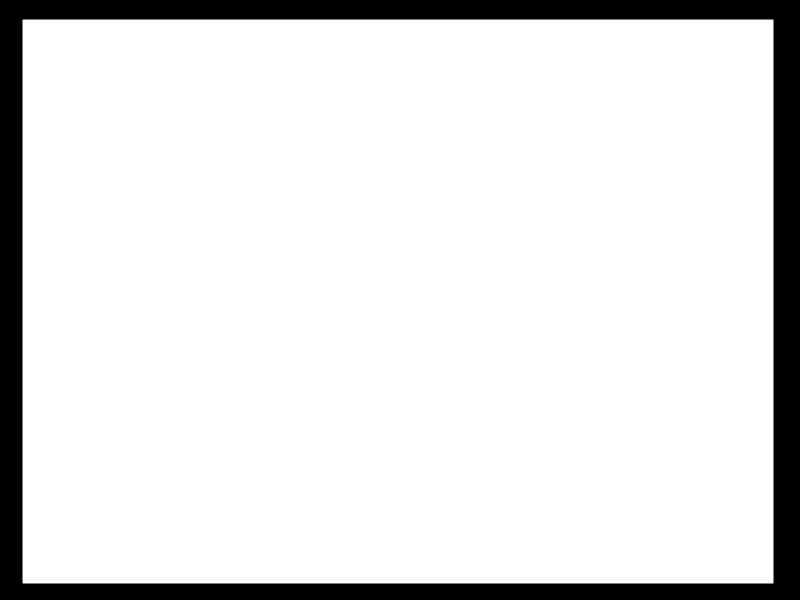
#> input picture testrom.png, 800 x 600 px
$ jupyter execute --allow-errors testing.ipynb   (shell and % lines are left out)
#> lines starting #> are read from the running program, lines starting #| are printed output that depends on the picture
### wifi_matrix.py
#!/usr/bin/env python3
# from math import floor
from dask import delayed, compute
import numpy as np
import matplotlib.image
import matplotlib.pyplot as plt
import scipy.sparse
import scipy.sparse.linalg
from scipy.sparse import save_npz, load_npz
from itertools import zip_longest
import time
import os

c = 1


# [20 lines left out: functions subdivide_image, downsize_image, not called in this run]


def parse_image(filename, n_air, n_concrete):
    """
    Imports a greyscale png image, and determines where the walls are from the greyscale value.
    Assuming concrete walls.
    """
    read_img = matplotlib.image.imread(filename)

    if len(np.shape(read_img)) > 2:  # In case image is not grayscale.
        read_img = read_img[:, :, 0]

    read_img = read_img.astype(np.complex64)
    read_img[read_img >= 0.9] = n_air
    read_img[read_img < 0.9] = n_concrete
    return read_img


# [27 lines left out: functions parse_image_file, pad_image, not called in this run]


def generate_lu(floor, *args):
    return scipy.sparse.linalg.splu(generate_A(floor, *args))


def generate_A(floor, k=2 * np.pi / 0.06, dx=0.01, dy=0.01):
    """
    Assumes floor is an array of complex refractive indexes.
    Returns A as a sparse csc matrix.
    """
    nx, ny = np.shape(floor)
    diag = np.zeros(nx * ny, dtype=np.complex64)
    for i in range(nx):
        for j in range(ny):
            diag[ny * i + j] = (
                -2 / dx ** 2 - 2 / dy ** 2 + np.square(k) / (c ** 2 * floor[i, j])
            )

    A = scipy.sparse.diags(
        [1 / dy ** 2, 1 / dx ** 2, diag, 1 / dx ** 2, 1 / dy ** 2],
        [-ny, -1, 0, 1, ny],
        shape=(nx * ny, nx * ny),
        format="lil",
        dtype=np.complex64,
    )

    for m in range(1, nx):
        j = m * (ny)
        i = j - 1
        A[i, j], A[j, i] = 0, 0

    return A.tocsc()


# [45 lines left out: functions generate_A_higher_order, lu_solve, not called in this run]


def solve_system(lu, x, y, img):
    """
    Solves the system Ax = b given the LU decomposition of A.
    x and y are lists of coordinates for positions of source term.
    Returns an array of solutions, where [i] is solution for source coordinates [x[i], y[i]]
    """
    nx, ny = img.shape
    b = np.zeros((nx * ny, len(x) * len(y)), dtype=np.complex64)
    for i, (xi, yi) in enumerate([(i, j) for i in x for j in y]):
        # print(b.shape, ny, nx, xi, yi)
        b[
            ny * xi + yi, i
        ] = 1e3  # Place a singular source term in b. Not sure what value it should be.

    sol = []
    for i in range(np.size(b, 1)):
        new = delayed(lu_solve)(lu, b[:, i])
        sol.append(new)
    sol = compute(*sol)

    return sol


# [8 lines left out: function solve_single_system, not called in this run]


def plot_solution(x, img, n_concrete):
    """
     Reshapes x to 2D and plots the result.
     lower and upper set the color scaling.
    """
    nx, ny = img.shape
    x = x.reshape(nx, ny)
    x = 10 * np.log10(np.absolute(x) ** 2)  # Need a reference value for dB scale?
    x = np.ma.array(
        x, mask=img == n_concrete
    )  # Masks walls so the field is not plotted there. Optional.
    plt.figure(figsize=(ny / 100, nx / 100))
    plt.gca().patch.set_color("0.0")
    plt.contourf(
        x,
        80,
        corner_mask=False,
        cmap="jet",
        origin="lower",
        vmin=-50,
        vmax=-28,
        extend="both",
    )
    # plt.show()


# [68 lines left out: functions basic_lu, get_known_solution, plot_single_solution, not called in this run]


# [47 lines that do not run on import are left out]

### score.py
import numpy as np
from numba import jit
from dask.array import ma


def create_gaussian(N=1000, sigma=1.0, mu=0):
    """
    Kun for testing
    """
    x, y = np.meshgrid(np.linspace(-1, 1, N), np.linspace(-1, 1, N))
    d = np.sqrt(x * x + y * y)
    return (
        1.0
        / (sigma * np.sqrt(2 * np.pi))
        * np.exp(-((d - mu) ** 2 / (2.0 * sigma ** 2)))
    )


# [43 lines left out: functions basic_score, step_score, weighted_score, not called in this run]

### testing.ipynb
[cell 1]
import cv2
import matplotlib.pyplot as plt
path = "testrom.png"

[cell 2]
pic = cv2.imread(path, 0)
#> pic is the input picture: shape (600, 800); min 0, max 255, mean 225

[cell 3]
pic = (pic - 255) % 255

[cell 4]
plt.imshow(pic)

[cell 5]
import numpy as np

[cell 6]
A = np.array([[0, 1,0], [1, 4,1],[0,1,0]])
b = np.array([[0, 0], [0, 0]])

[cell 7]
import scipy

[cell 8]
arr = np.ones((1000,1000))

[cell 9]
lap = [[0.25, 0.5, 0.25],[0.5,-3,0.5],[0.25,0.5,0.25]]

[cell 10]
from scipy import signal

[cell 11]
test_conv = signal.convolve(arr, lap)

[cell 12]
test_conv.shape

[cell 13]
B = np.ones_like(test_conv)

[cell 14]
B[623:633, 193:203] = 100

[cell 15]
sol = np.linalg.solve(test_conv, B)

[cell 16]
plt.imshow(B)
plt.colorbar()
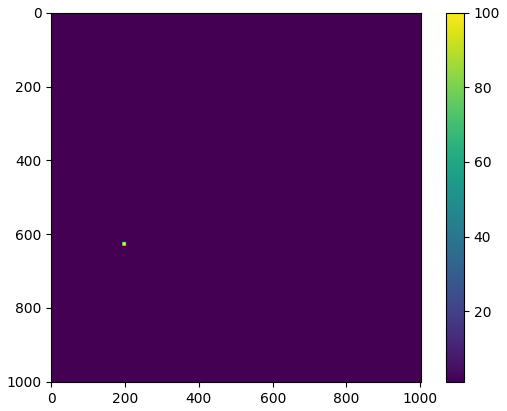
#> figure drawn by matplotlib, 2 panels

[cell 17]
# fig = plt.figure(figsize=(16, 16))
# p = plt.imshow(test_conv)

[cell 18]
plt.imshow(np.abs(sol))
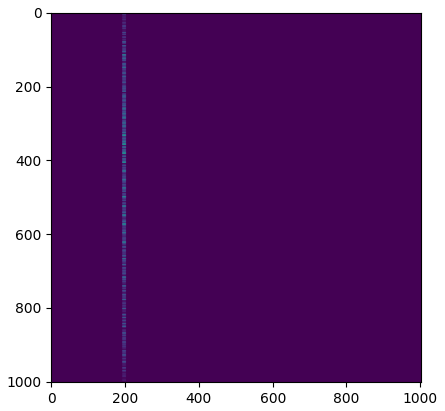
#> figure drawn by matplotlib, 1 panel

[cell 19]
np.abs(sol)

[cell 20]
b.shape

# Teste scorefunksjoner

[cell 21]
from score import *

[cell 22]
N = 4000
g = create_gaussian(N)
m = np.mean(g)

[cell 23]
p = (np.random.randint(0,N-1), np.random.randint(0,N-1))

#> (a cell that did not finish here is left out)

[cell 25]
g.shape

[cell 26]
g[g>m].shape

[cell 27]
plt.imshow(np.where(g>m,g,0))
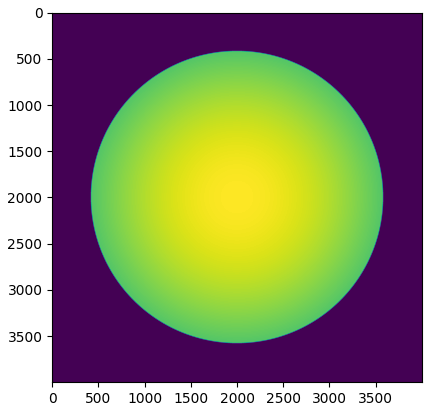
#> figure drawn by matplotlib, 1 panel

[cell 28]
#scipy.sparse.linalg.spsolve

### Implementer søkefunksjon

[cell 29]
np.sqrt((9,9)).astype(int)

[cell 30]
def create_b(x,dims):
    b=np.zeros(dims[0])
    b[int(x)] = 1
    return b
def find_optimal_placement(A):
    N = A.shape[0]
#     print(N)
    init_position = np.random.randint(0,N)
    print("init position:\t",init_position)
    optimal = scipy.optimize.minimize(score_func, init_position, args=(A))
    return optimal

def score_func(x0, *A):
#     print("x0:\t",x0)
    b = create_b(x0, dims = A[0].shape) # En funksjon som lager b-vektoren
#     print("b:\t",b)
    x = scipy.sparse.linalg.spsolve(A[0], b).reshape(np.sqrt(A[0].shape).astype(int))
#     print("x:\t",x)
    return -1.*basic_score(x)

[cell 31]
m = 100
p = np.random.randint(0,m**2)
A = scipy.sparse.diags([1,1,2,5],offsets=[0,-1,1,3],shape=(m**2,m**2))
b = create_b(p,A.shape)

## test solve parallell
---

[cell 32]
from wifi_matrix import *
from score import *

[cell 33]
# Constants
wavelength = 0.06     # Wavelength of WiFi in meters: 0.12 for 2.5GHz; 0.06 for 5GHz.
k = 2*np.pi/wavelength
n_air = 1
n_concrete = 2.16 - 0.021j     # Should depend on wavenumber.

# Image and grid
img = parse_image('plan-1k.png', n_air, n_concrete)
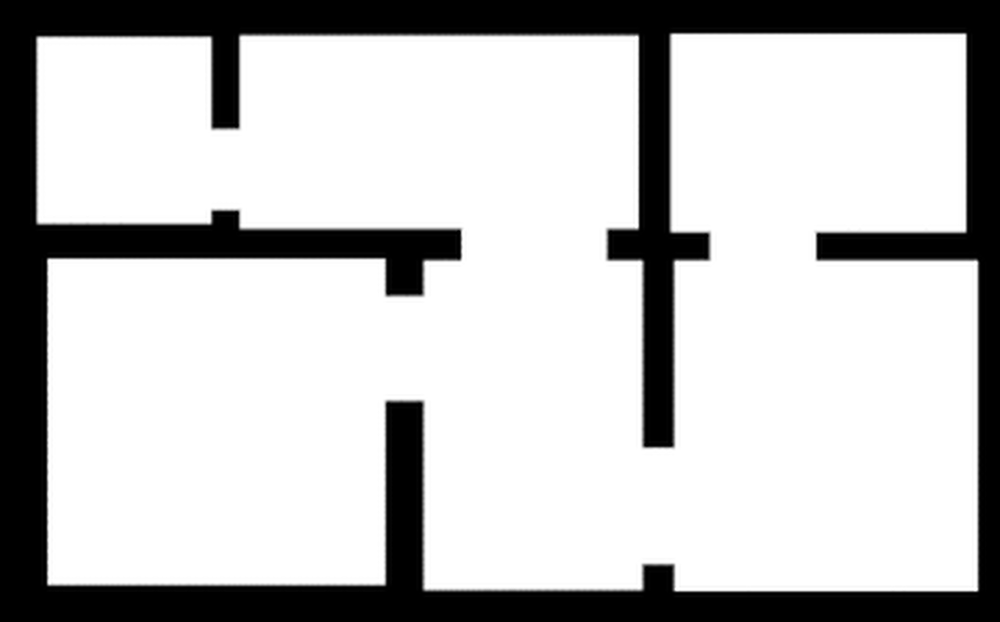
#> input picture plan-1k.png, 1000 x 622 px
#> in parse_image, read_img is the input picture: shape (622, 1000) float32; min 0, max 1, mean 0.756
print("Image size: ", np.shape(img))
#| Image size:  (622, 1000)
#L = 10
nx, ny = np.shape(img)
#> nx = 622; ny = 1000
dx = 0.01
dy = dx
print("Each pixel is ", round(dx*100, 2), "cm, or ", round(100*dx/wavelength,2), "% of the wavelength.", sep = "")

# Generate matrix A and the LU decomposition. It is unique for a given floorplan, stepsize, and frequency.
tic = time.time()
A = generate_A(img, k, dx, dy)
LU = scipy.sparse.linalg.splu(A)
toc = time.time()
print("A and LU decomposition time: ", round(toc - tic, 3))

[cell 34]
# Coordinates for placement of WiFi source. These are passed to the solver.
x_coord = np.linspace(50,ny-50, 30, dtype=int)#
#> x_coord = 30 values from 50 to 950
y_coord = np.linspace(50,nx-50, 30, dtype=int)
#> y_coord = 30 values from 50 to 572

# Solve the system
tic = time.time()
#> (the rest of this cell did not finish here and is left out)

toc = time.time()
print("Solve time: ", round(toc-tic, 3))
print("Time per position: ", round((toc-tic)/9, 3))


# for i in range(np.size(sol, 1)):
#     plot_solution(sol[:,i],img, nx, ny, n_concrete)
# plt.show()

[cell 35]
(toc-tic)/900

[cell 36]
import sys

[cell 37]
len([(i,j) for i in x_coord for j in y_coord])
#> Out = 900

[cell 38]
from dask import delayed, compute

nxx = len(x_coord)
#> nxx = 30
nyy = len(y_coord)
#> nyy = 30
b_score2 = []

#> (the rest of this cell did not finish here and is left out)

#> (a cell that did not finish here is left out)

[cell 40]

nxx = len(x_coord)
nyy = len(y_coord)
b_score = np.zeros((nxx, nyy))

#> (the rest of this cell did not finish here and is left out)

[cell 41]
np.unravel_index(np.argmax(b_score), (b_score.shape))
#> Out = (0, 0)
#> b_score: shape (30, 30) float64; every value is 0

[cell 42]
x_coord[29], y_coord[29]
#> Out = (950, 572)

#> (a cell that did not finish here is left out)


[cell 44]
plt.imshow(b_score.T)
plt.colorbar()
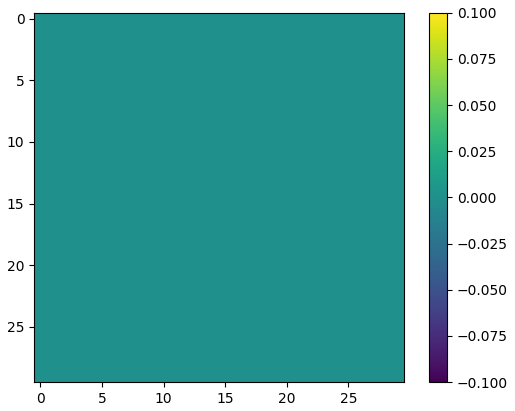
#> figure drawn by matplotlib, 2 panels

[cell 45]
b_score[2,1]
x_coord[2], y_coord[1]

[cell 46]
for i, t in enumerate([(i,j) for i in x_coord for j in y_coord]):
    print(i,t)

[cell 47]
plt.plot(b_score)
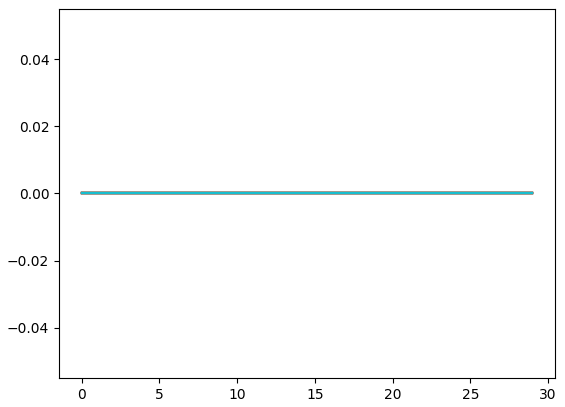
#> figure drawn by matplotlib, 1 panel
